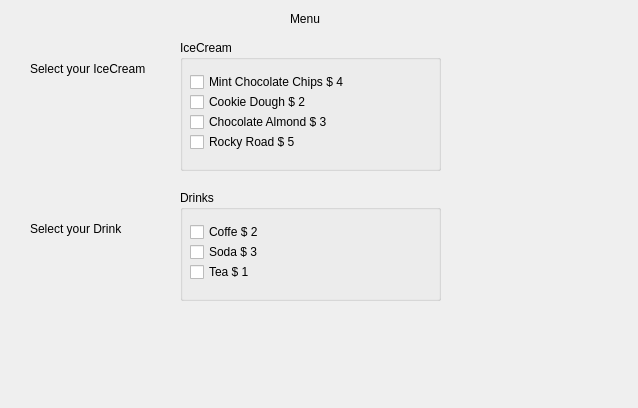
<?xml version="1.0" encoding="UTF-8"?>
<ui version="4.0">
 <class>Dialog</class>
 <widget class="QDialog" name="Dialog">
  <property name="geometry">
   <rect>
    <x>0</x>
    <y>0</y>
    <width>638</width>
    <height>408</height>
   </rect>
  </property>
  <property name="windowTitle">
   <string>Dialog</string>
  </property>
  <widget class="QLabel" name="label">
   <property name="geometry">
    <rect>
     <x>290</x>
     <y>10</y>
     <width>41</width>
     <height>18</height>
    </rect>
   </property>
   <property name="text">
    <string>Menu</string>
   </property>
  </widget>
  <widget class="QLabel" name="label_2">
   <property name="geometry">
    <rect>
     <x>30</x>
     <y>60</y>
     <width>131</width>
     <height>18</height>
    </rect>
   </property>
   <property name="text">
    <string>Select your IceCream</string>
   </property>
  </widget>
  <widget class="QLabel" name="label_3">
   <property name="geometry">
    <rect>
     <x>30</x>
     <y>220</y>
     <width>111</width>
     <height>18</height>
    </rect>
   </property>
   <property name="text">
    <string>Select your Drink</string>
   </property>
  </widget>
  <widget class="QLabel" name="labelAmount">
   <property name="geometry">
    <rect>
     <x>30</x>
     <y>360</y>
     <width>571</width>
     <height>18</height>
    </rect>
   </property>
   <property name="text">
    <string/>
   </property>
  </widget>
  <widget class="QGroupBox" name="groupBoxIceCreams">
   <property name="geometry">
    <rect>
     <x>180</x>
     <y>40</y>
     <width>261</width>
     <height>131</height>
    </rect>
   </property>
   <property name="title">
    <string>IceCream</string>
   </property>
   <widget class="QCheckBox" name="checkBoxChocolateChips">
    <property name="geometry">
     <rect>
      <x>10</x>
      <y>30</y>
      <width>191</width>
      <height>24</height>
     </rect>
    </property>
    <property name="text">
     <string>Mint Chocolate Chips $ 4</string>
    </property>
   </widget>
   <widget class="QCheckBox" name="checkBoxCookieDough">
    <property name="geometry">
     <rect>
      <x>10</x>
      <y>50</y>
      <width>141</width>
      <height>24</height>
     </rect>
    </property>
    <property name="text">
     <string>Cookie Dough $ 2</string>
    </property>
   </widget>
   <widget class="QCheckBox" name="checkBoxChocolateAlmond">
    <property name="geometry">
     <rect>
      <x>10</x>
      <y>70</y>
      <width>161</width>
      <height>24</height>
     </rect>
    </property>
    <property name="text">
     <string>Chocolate Almond $ 3</string>
    </property>
   </widget>
   <widget class="QCheckBox" name="checkBoxRockyRoad">
    <property name="geometry">
     <rect>
      <x>10</x>
      <y>90</y>
      <width>121</width>
      <height>24</height>
     </rect>
    </property>
    <property name="text">
     <string>Rocky Road $ 5</string>
    </property>
   </widget>
  </widget>
  <widget class="QGroupBox" name="groupBoxDrinks">
   <property name="geometry">
    <rect>
     <x>180</x>
     <y>190</y>
     <width>261</width>
     <height>111</height>
    </rect>
   </property>
   <property name="title">
    <string>Drinks</string>
   </property>
   <widget class="QCheckBox" name="checkBoxCoffe">
    <property name="geometry">
     <rect>
      <x>10</x>
      <y>30</y>
      <width>85</width>
      <height>24</height>
     </rect>
    </property>
    <property name="text">
     <string>Coffe $ 2</string>
    </property>
   </widget>
   <widget class="QCheckBox" name="checkBoxSoda">
    <property name="geometry">
     <rect>
      <x>10</x>
      <y>50</y>
      <width>85</width>
      <height>24</height>
     </rect>
    </property>
    <property name="text">
     <string>Soda $ 3</string>
    </property>
   </widget>
   <widget class="QCheckBox" name="checkBoxTea">
    <property name="geometry">
     <rect>
      <x>10</x>
      <y>70</y>
      <width>71</width>
      <height>24</height>
     </rect>
    </property>
    <property name="text">
     <string>Tea $ 1</string>
    </property>
   </widget>
  </widget>
 </widget>
 <resources/>
 <connections/>
</ui>
